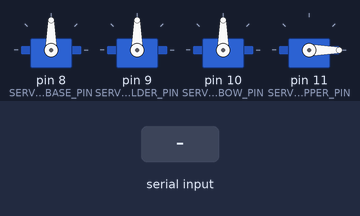
Bench run of a sketch on a simulated Arduino Uno, built with avr-gcc and run on an emulated ATmega328P. On the bench: 4 × servo. The test bench sets the inputs (shaded band).

Above: at 12.6 s.
12.7 s: ",\n" received over Serial
At 13.2 s:
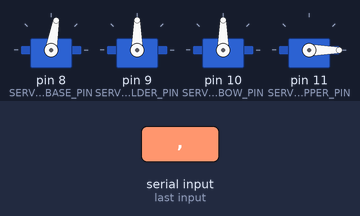
15.7 s: "s,45\n" received over Serial
At 16.2 s:
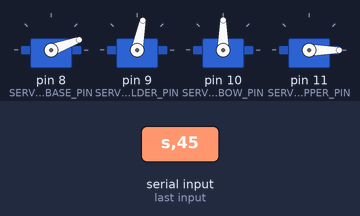
18.7 s: byte 44 (',') received over Serial
At 19.3 s:
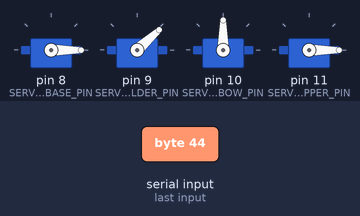
21.7 s: "e,45\n" received over Serial
At 22.2 s:
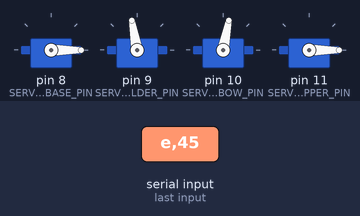
24.7 s: "90,45\n" received over Serial
27.7 s: byte 44 (',') received over Serial
Timing chart, 0 to 31.7 s (numbered marks = the images above; inputs shaded):
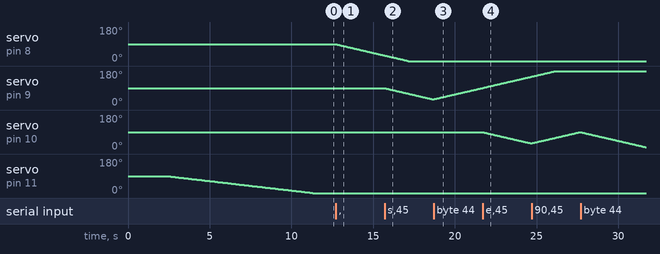

The sketch:

robot_control.ino
```cpp
#include <Servo.h>

#define SERVO_BASE_PIN 8
#define SERVO_SHOULDER_PIN 9
#define SERVO_ELBOW_PIN 10
#define SERVO_GRIPPER_PIN 11

#define STEP_INTERVAL_MS 50  // time between each 1-degree step for command-driven movement

Servo base;
Servo shoulder;
Servo elbow;
Servo gripper;

uint8_t idx = 0;
uint8_t value_idx = 0;
char value[4] = "000";

int current_pos[4];
int target_pos[4];
unsigned long last_step_time[4];

// Blocking, smooth single-joint move -- used only once, during the boot homing sequence
void reach_goal(Servo& motor, int goal)
{
  if (goal >= motor.read())
  {
    for (int pos = motor.read(); pos <= goal; pos++)
    {
      motor.write(pos);
      delay(100);
    }
  }
  else
  {
    for (int pos = motor.read(); pos >= goal; pos--)
    {
      motor.write(pos);
      delay(100);
    }
  }
}

// Non-blocking, single-step move -- used for all command-driven movement after boot
void update_joint(Servo& motor, int joint_index)
{
  if (current_pos[joint_index] == target_pos[joint_index])
  {
    return;  // already at target, nothing to do
  }

  unsigned long now = millis();
  if (now - last_step_time[joint_index] < STEP_INTERVAL_MS)
  {
    return;  // not time for the next step yet
  }

  if (target_pos[joint_index] > current_pos[joint_index])
  {
    current_pos[joint_index]++;
  }
  else
  {
    current_pos[joint_index]--;
  }

  motor.write(current_pos[joint_index]);
  last_step_time[joint_index] = now;
}

void setup() {
  base.attach(SERVO_BASE_PIN);
  shoulder.attach(SERVO_SHOULDER_PIN);
  elbow.attach(SERVO_ELBOW_PIN);
  gripper.attach(SERVO_GRIPPER_PIN);

  delay(2000);  // pause so you can start recording before anything moves

  // Smooth, blocking homing sequence -- this is the boot-up animation
  reach_goal(base, 90);
  reach_goal(shoulder, 90);
  reach_goal(elbow, 90);
  reach_goal(gripper, 0);

  // Sync our tracking variables to match where the homing sequence left each joint,
  // so the non-blocking system below picks up from the correct state
  current_pos[0] = 90;
  current_pos[1] = 90;
  current_pos[2] = 90;
  current_pos[3] = 0;
  target_pos[0] = 90;
  target_pos[1] = 90;
  target_pos[2] = 90;
  target_pos[3] = 0;

  for (int i = 0; i < 4; i++)
  {
    last_step_time[i] = millis();
  }

  Serial.begin(115200);
  Serial.setTimeout(1);
}

void loop() {
  if (Serial.available())
  {
    char chr = Serial.read();

    if (chr == 'b')
    {
      idx = 0;
      value_idx = 0;
    }
    else if (chr == 's')
    {
      idx = 1;
      value_idx = 0;
    }
    else if (chr == 'e')
    {
      idx = 2;
      value_idx = 0;
    }
    else if (chr == 'g')
    {
      idx = 3;
      value_idx = 0;
    }
    else if (chr == ',')
    {
      int val = atoi(value);
      target_pos[idx] = val;

      value[0] = '0';
      value[1] = '0';
      value[2] = '0';
      value[3] = '\0';
    }
    else if (chr == '\n' || chr == '\r')
    {
      // Ignore line-ending characters
    }
    else
    {
      value[value_idx] = chr;
      value_idx++;
    }
  }

  update_joint(base, 0);
  update_joint(shoulder, 1);
  update_joint(elbow, 2);
  update_joint(gripper, 3);
}
```

Measured:
- after the input at 12.7 s, servo on pin 8 (SERVO_BASE_PIN): moves from 90° to 30° over 3.0 s, starting at once
- after the input at 15.7 s, servo on pin 9 (SERVO_SHOULDER_PIN): moves from 90° to 30° over 3.0 s, starting at once
- after the input at 21.7 s, servo on pin 10 (SERVO_ELBOW_PIN): moves from 90° to 30° over 3.0 s, starting at once
